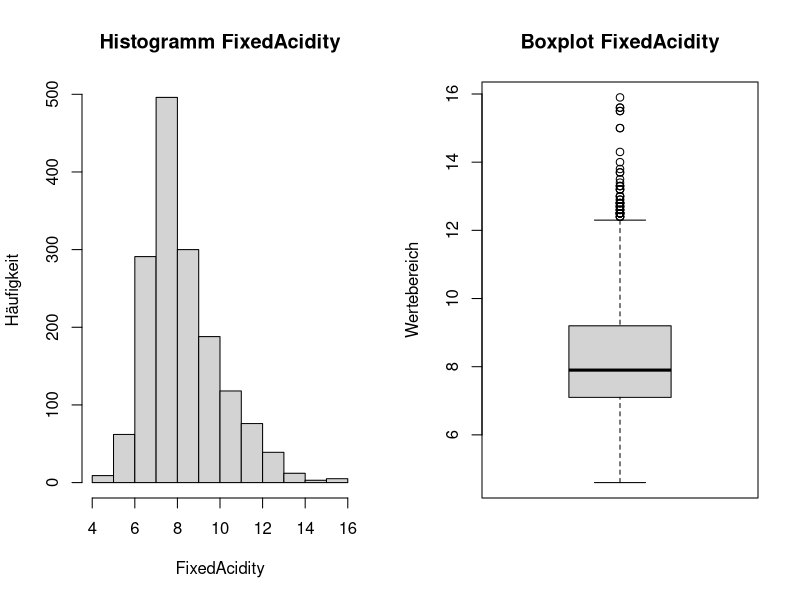
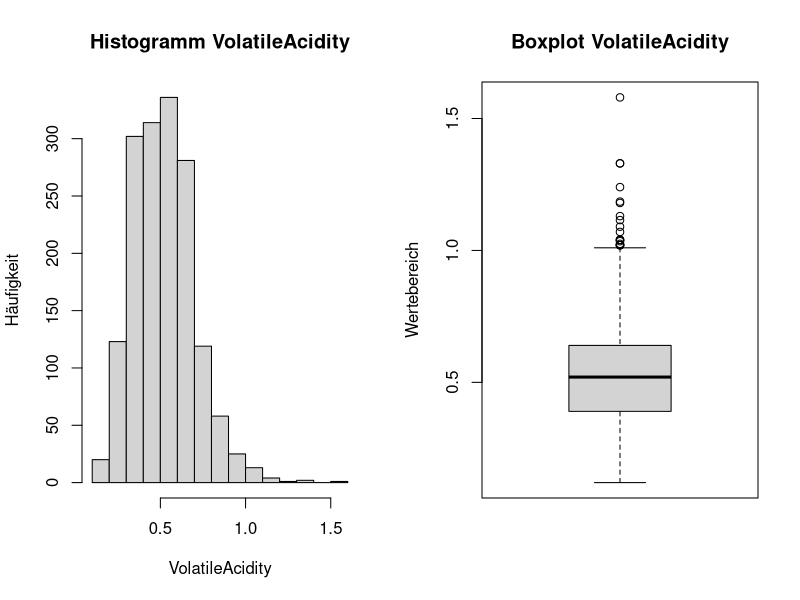
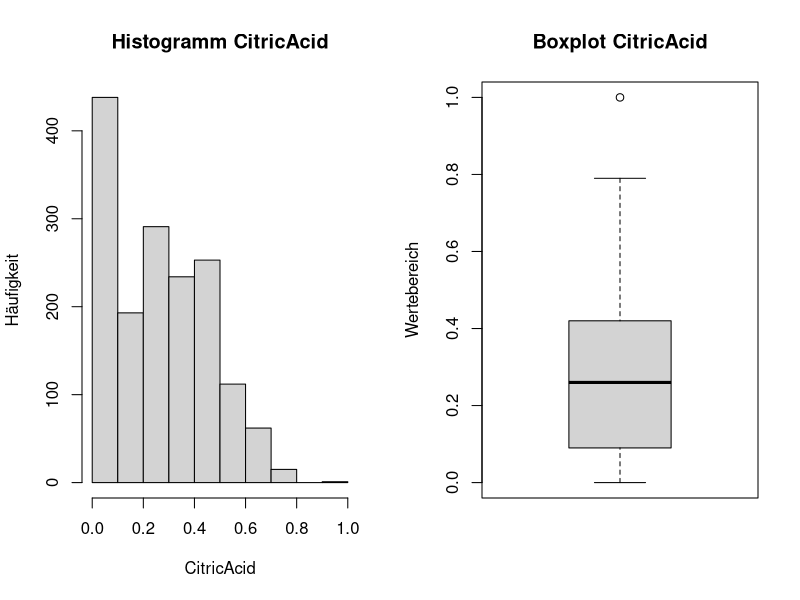
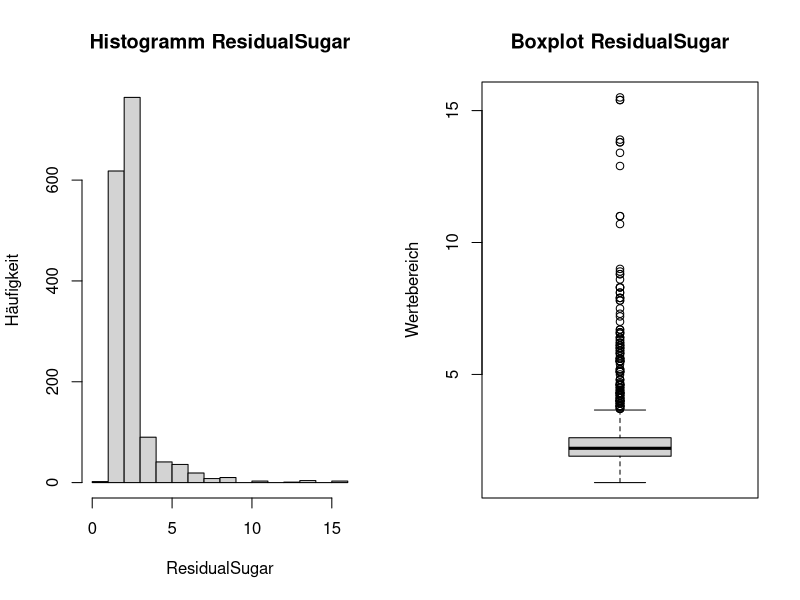
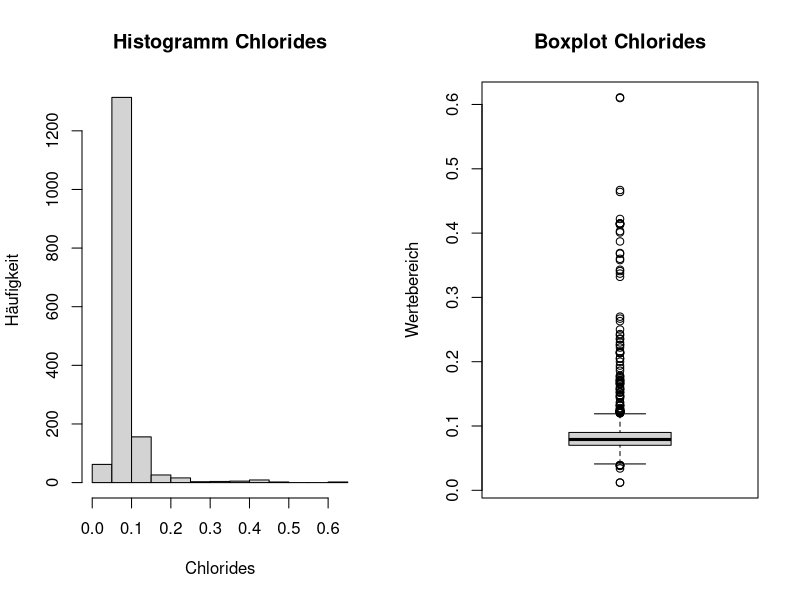
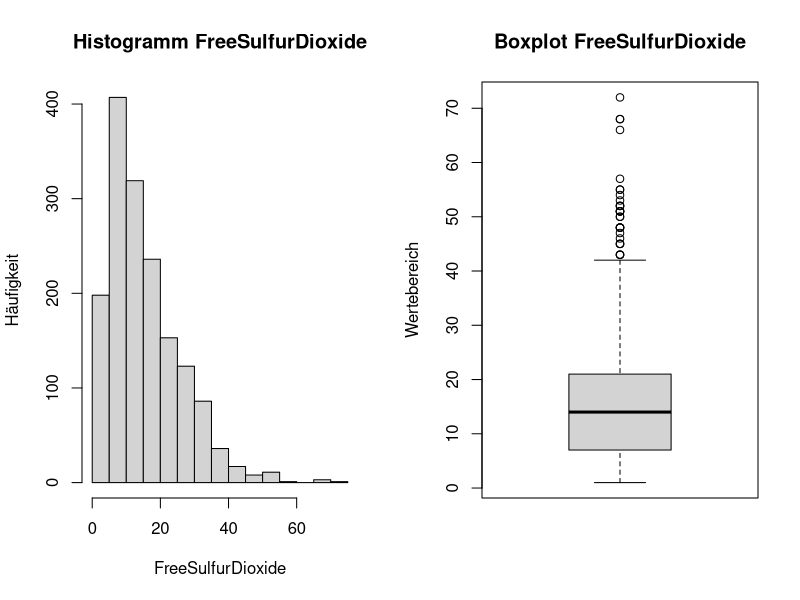
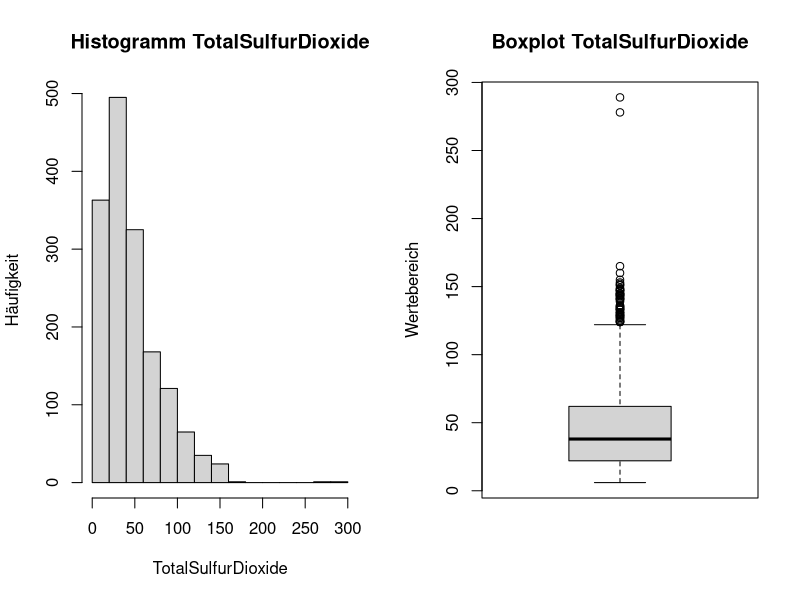
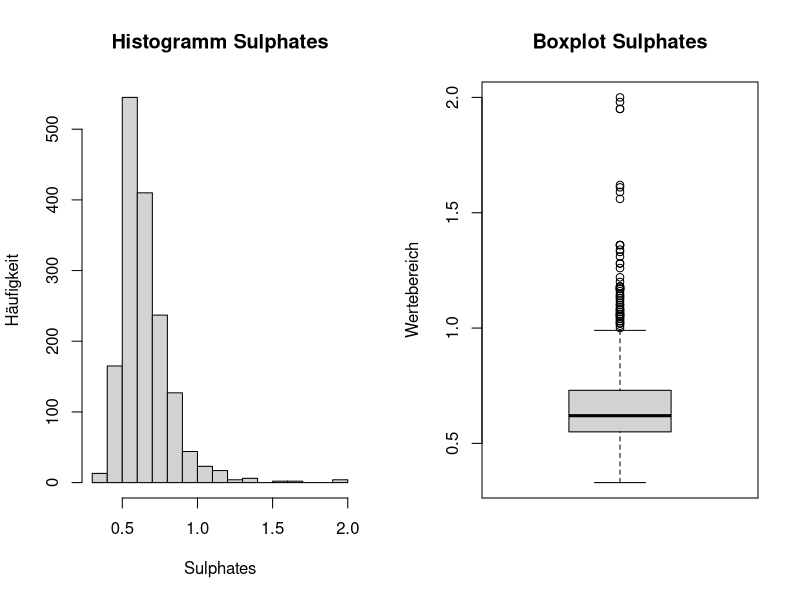

Reproduce these figures in R, in order.
################################################################################
## Café Analytica
## Thema: Vorhersage versus Interpretation
## Status: Studie "Daten verstehen / Daten vorbereiten"
## 
##
## Günter Faes, https://www.faes.de & https://www.faes.de/r-statistik/
## Version 0.2, 20.07.2021
## R-Version: 4.1.0
## RStudio-Version: 1.4.1717
##
################################################################################

## Benötigte Pakete laden:
library(doBy)    # summaryBy
library(psych)   # Faktorenanalyse: KMO

## Daten laden:
Daten <- read.csv2("Rotweindaten.csv")
str(Daten)
View(Daten)

## -------------- Deskriptive Statistik --------------

## Verteilungsübersicht für alle Merkmale:

# FixedAcidity:
summary(Daten$FixedAcidity)
par(mfrow = c(1,2))
hist(Daten$FixedAcidity, main = "Histogramm FixedAcidity",
     xlab = "FixedAcidity", ylab = "Häufigkeit")
boxplot(Daten$FixedAcidity, main = "Boxplot FixedAcidity",
        ylab = "Wertebereich")
par(mfrow = c(1,1))

# VolatileAcidity:
summary(Daten$VolatileAcidity)
par(mfrow = c(1,2))
hist(Daten$VolatileAcidity, main = "Histogramm VolatileAcidity",
     xlab = "VolatileAcidity", ylab = "Häufigkeit")
boxplot(Daten$VolatileAcidity, main = "Boxplot VolatileAcidity",
        ylab = "Wertebereich")
par(mfrow = c(1,1))

# CitricAcid:
summary(Daten$CitricAcid)
par(mfrow = c(1,2))
hist(Daten$CitricAcid, main = "Histogramm CitricAcid",
     xlab = "CitricAcid", ylab = "Häufigkeit")
boxplot(Daten$CitricAcid, main = "Boxplot CitricAcid",
        ylab = "Wertebereich")
par(mfrow = c(1,1))

# ResidualSugar:
summary(Daten$ResidualSugar)
par(mfrow = c(1,2))
hist(Daten$ResidualSugar, main = "Histogramm ResidualSugar",
     xlab = "ResidualSugar", ylab = "Häufigkeit")
boxplot(Daten$ResidualSugar, main = "Boxplot ResidualSugar",
        ylab = "Wertebereich")
par(mfrow = c(1,1))

# Chlorides:
summary(Daten$Chlorides)
par(mfrow = c(1,2))
hist(Daten$Chlorides, main = "Histogramm Chlorides",
     xlab = "Chlorides", ylab = "Häufigkeit")
boxplot(Daten$Chlorides, main = "Boxplot Chlorides",
        ylab = "Wertebereich")
par(mfrow = c(1,1))

# FreeSulfurDioxide:
summary(Daten$FreeSulfurDioxide)
par(mfrow = c(1,2))
hist(Daten$FreeSulfurDioxide, main = "Histogramm FreeSulfurDioxide",
     xlab = "FreeSulfurDioxide", ylab = "Häufigkeit")
boxplot(Daten$FreeSulfurDioxide, main = "Boxplot FreeSulfurDioxide",
        ylab = "Wertebereich")
par(mfrow = c(1,1))

# TotalSulfurDioxide:
summary(Daten$TotalSulfurDioxide)
par(mfrow = c(1,2))
hist(Daten$TotalSulfurDioxide, main = "Histogramm TotalSulfurDioxide",
     xlab = "TotalSulfurDioxide", ylab = "Häufigkeit")
boxplot(Daten$TotalSulfurDioxide, main = "Boxplot TotalSulfurDioxide",
        ylab = "Wertebereich")
par(mfrow = c(1,1))

# Sulphates:
summary(Daten$Sulphates)
par(mfrow = c(1,2))
hist(Daten$Sulphates, main = "Histogramm Sulphates",
     xlab = "Sulphates", ylab = "Häufigkeit")
boxplot(Daten$Sulphates, main = "Boxplot Sulphates",
        ylab = "Wertebereich")
par(mfrow = c(1,1))

# Density:
summary(Daten$Density)
par(mfrow = c(1,2))
hist(Daten$Density, main = "Histogramm Density",
     xlab = "Density", ylab = "Häufigkeit")
boxplot(Daten$Density, main = "Boxplot Density",
        ylab = "Wertebereich")
par(mfrow = c(1,1))

# pH:
summary(Daten$pH)
par(mfrow = c(1,2))
hist(Daten$pH, main = "Histogramm pH",
     xlab = "pH", ylab = "Häufigkeit")
boxplot(Daten$pH, main = "Boxplot pH",
        ylab = "Wertebereich")
par(mfrow = c(1,1))

# Alcohol:
summary(Daten$Alcohol)
par(mfrow = c(1,2))
hist(Daten$Alcohol, main = "Histogramm Alcohol",
     xlab = "Alcohol", ylab = "Häufigkeit")
boxplot(Daten$Alcohol, main = "Boxplot Alcohol",
        ylab = "Wertebereich")
par(mfrow = c(1,1))

# Quality:
table(Daten$Quality)
barplot(table(Daten$Quality), main = "Übersicht der Qualitäts-Beurteilungen",
     xlab = "Noten (0 = schlecht, 10 = sehr gut)", ylab = "Häufigkeit")

## Merkmalsübersicht auf Basis der Qualitätsnote:

# FixedAcidity:
S_FA <- summaryBy(FixedAcidity ~ Quality, data = Daten, FUN = c(mean, median, sd, length)); S_FA
barplot(S_FA$FixedAcidity.mean ~ S_FA$Quality,
        main ="Übersicht Mittelwert\n FixedAcidity und Qualitätsnote",
        xlab = "Noten (0 = schlecht, 10 = sehr gut)",
        ylab = "Mittelwerte")

# VolatileAcidity:
S_VA <- summaryBy(VolatileAcidity ~ Quality, data = Daten, FUN = c(mean, median, sd, length)); S_VA
barplot(S_VA$VolatileAcidity.mean ~ S_VA$Quality,
        main ="Übersicht Mittelwert\n VolatileAcidity und Qualitätsnote",
        xlab = "Noten (0 = schlecht, 10 = sehr gut)",
        ylab = "Mittelwerte")

# CitricAcid:
S_CA <- summaryBy(CitricAcid ~ Quality, data = Daten, FUN = c(mean, median, sd, length)); S_CA
barplot(S_CA$CitricAcid.mean ~ S_CA$Quality,
        main ="Übersicht Mittelwert\n CitricAcid und Qualitätsnote",
        xlab = "Noten (0 = schlecht, 10 = sehr gut)",
        ylab = "Mittelwerte")

# ResidualSugar:
S_RS <- summaryBy(ResidualSugar ~ Quality, data = Daten, FUN = c(mean, median, sd, length)); S_RS
barplot(S_RS$ResidualSugar.mean ~S_RS$Quality,
        main ="Übersicht Mittelwert\n ResidualSugar und Qualitätsnote",
        xlab = "Noten (0 = schlecht, 10 = sehr gut)",
        ylab = "Mittelwerte")

# Chlorides:
S_Cl <- summaryBy(Chlorides ~ Quality, data = Daten, FUN = c(mean, median, sd, length)); S_Cl
barplot(S_Cl$Chlorides.mean ~S_Cl$Quality,
        main ="Übersicht Mittelwert\n Chlorides und Qualitätsnote",
        xlab = "Noten (0 = schlecht, 10 = sehr gut)",
        ylab = "Mittelwerte")

## Schwefeldioxide und Sulfate werden gemeinsam grafisch dargestellt:
# FreeSulfurDioxide:
S_FSD <- summaryBy(FreeSulfurDioxide ~ Quality, data = Daten, FUN = c(mean, median, sd, length)); S_FSD
# TotalSulfurDioxide:
S_TSD <- summaryBy(TotalSulfurDioxide ~ Quality, data = Daten, FUN = c(mean, median, sd, length)); S_TSD
# Sulphates:
S_Sul <- summaryBy(Sulphates ~ Quality, data = Daten, FUN = c(mean, median, sd, length)); S_Sul

par(mfrow = c(1,3))
barplot(S_FSD$FreeSulfurDioxide.mean ~S_FSD$Quality,
        main ="Übersicht Mittelwert\n FreeSulfurDioxide und Qualitätsnote",
        xlab = "Noten (0 = schlecht, 10 = sehr gut)",
        ylab = "Mittelwerte")

barplot(S_TSD$TotalSulfurDioxide.mean ~S_TSD$Quality,
        main ="Übersicht Mittelwert\n TotalSulfurDioxide und Qualitätsnote",
        xlab = "Noten (0 = schlecht, 10 = sehr gut)",
        ylab = "Mittelwerte")

barplot(S_Sul$Sulphates.mean ~S_Sul$Quality,
        main ="Übersicht Mittelwert\n Sulphates und Qualitätsnote",
        xlab = "Noten (0 = schlecht, 10 = sehr gut)",
        ylab = "Mittelwerte")
par(mfrow = c(1,1))
## ------------- Ende SO4 / SO2 ------------

# Density:
S_Den <- summaryBy(Density ~ Quality, data = Daten, FUN = c(mean, median, sd, length)); S_Den
barplot(S_Den$Density.mean ~S_Den$Quality,
        main ="Übersicht Mittelwert\n Density und Qualitätsnote",
        xlab = "Noten (0 = schlecht, 10 = sehr gut)",
        ylab = "Mittelwerte",
        ylim = c(0, 1.1))

# pH:
S_pH <- summaryBy(pH ~ Quality, data = Daten, FUN = c(mean, median, sd, length)); S_pH
barplot(S_pH$pH.mean ~S_pH$Quality,
        main ="Übersicht Mittelwert\n pH und Qualitätsnote",
        xlab = "Noten (0 = schlecht, 10 = sehr gut)",
        ylab = "Mittelwerte",
        ylim = c(0, 3.5))

# Alcohol:
S_Alco <- summaryBy(Alcohol ~ Quality, data = Daten, FUN = c(mean, median, sd, length)); S_Alco
barplot(S_Alco$Alcohol.mean ~S_Alco$Quality,
        main ="Übersicht Mittelwert\n Alcohol und Qualitätsnote",
        xlab = "Noten (0 = schlecht, 10 = sehr gut)",
        ylab = "Mittelwerte")

## -------------------- Ende Deskriptive Statistik ---------------------

## ------------------- Explorative Statistik ---------------------------

## Korrelieren die unabhängigen Beobachtungen unertereinander?

# Sub-Datensatz ohne die Qualitätsnote:
Daten_FA <- Daten[,1:11]

# KMO-Kriterium:
KMO(Daten_FA)$MSA

# Scree-Plot:
scree(Daten_FA)

# Faktorenanalyse:
FA_Modell <- factanal(Daten_FA, factors = 4, rotation = "varimax", scores = "Bartlett")
FA_Modell


        


        